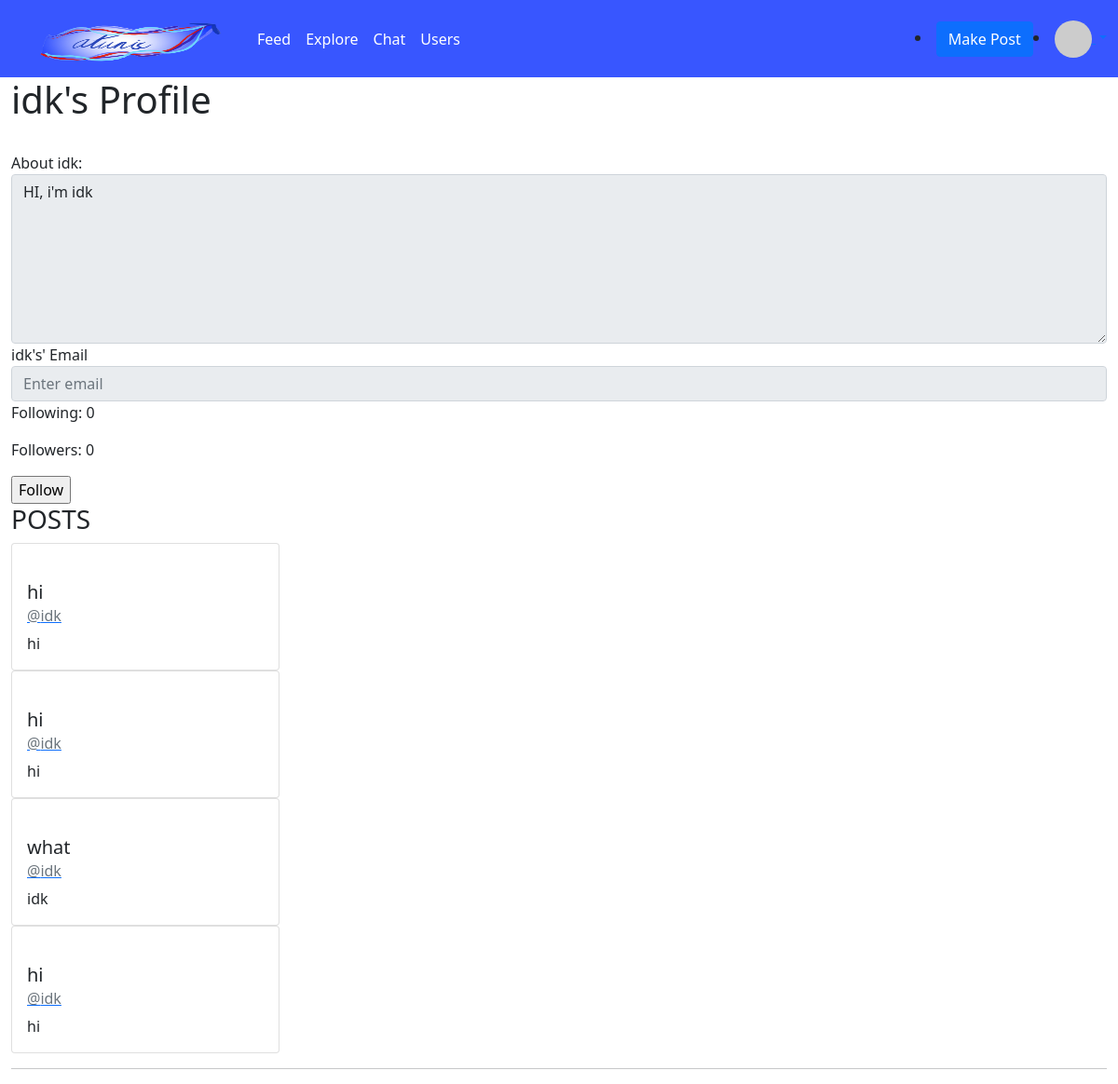
The page /media/profile/idk (signed in) on the database its author committed.
### code.py (models this page shows, shortened)
class users(db.Model):
    id = db.Column("id", db.Integer, primary_key=True)
    name = db.Column(db.String(100))
    email = db.Column(db.String(100))
    about_me = db.Column(db.String(400))
    password = db.Column(db.String(100))
    posts = db.relationship("Post", backref="author", lazy="dynamic")
    followed = db.relationship(
        "users",
        secondary=followers,
        primaryjoin=(followers.c.follower_id == id),
        secondaryjoin=(followers.c.followed_id == id),
        backref=db.backref("followers", lazy="dynamic"),
        lazy="dynamic",
    )
    liked = db.relationship(
        "PostLike", foreign_keys="PostLike.user_id", backref="user", lazy="dynamic"
    )
    def avatar(self):
        return (
            "https://www.gravatar.com/avatar/"
            + md5(self.email.encode()).hexdigest()
            + "?d=identicon"
        )
    def is_following(self, user):
        return self.followed.filter(followers.c.followed_id == user.id).count() > 0

class Post(db.Model):
    id = db.Column("id", db.Integer, primary_key=True)
    title = db.Column(db.String(100))
    body = db.Column(db.String(400))
    date = db.Column(db.String(100), index=True, default=datetime.datetime.utcnow)
    user_id = db.Column(db.Integer, db.ForeignKey("users.id"))
    likes = db.relationship("PostLike", backref="post", lazy="dynamic")

### media.py (the view)
@media.route("/profile/<usr>", methods=["GET", "POST"])
def profile(usr):
    if "user" not in session:
        return redirect(url_for("login"))
    if request.method == "POST":
        if request.form["button"] == "Follow":
            usr = users.query.filter_by(name=usr).first()
            us = users.query.filter_by(name=session["user"]).first()
            us.follow(usr)
            flash("Followed " + usr.name)
            db.session.commit()
            return redirect(url_for("media.profile", usr=usr.name))
        else:
            usr = users.query.filter_by(name=usr).first()
            us = users.query.filter_by(name=session["user"]).first()
            us.unfollow(usr)
            flash("Unfollowed " + usr.name)
            db.session.commit()
            return redirect(url_for("media.profile", usr=usr.name))
    else:
        try:
            usr = users.query.filter_by(name=usr).first()
        except:
            flash("No user found")
            return redirect(url_for("media.home"))
        followers = usr.followers.all()
        following = usr.followed.all()
        page = request.args.get("page", 1, type=int)
        posts = usr.posts.order_by(Post.date.desc()).paginate(
            page, POSTS_PER_PAGE, False
        )
        next_url = (
            url_for("media.profile", usr=usr.name, page=posts.next_num)
            if posts.has_next
            else None
        )
        prev_url = (
            url_for("media.profile", usr=usr.name, page=posts.prev_num)
            if posts.has_prev
            else None
        )
        return render_template(
            "profile.html",
            usr=usr,
            users=users,
            given_posts=posts.items,
            following=len(following),
            followers=len(followers),
            us=users.query.filter_by(name=session["user"]).first(),
            next_url=next_url,
            prev_url=prev_url,
        )

### templates/profile.html (shortened to what this page needs)
{% extends "media.html" %}
{% block content %}
    <h1>{{ usr.name }}'s Profile</h1>
    <form action="#" method="POST">
        <div class="form-group">
            <label for="formControlTextarea1">About {{usr.name}}: </label>
            <textarea class="form-control" id="formControlTextarea1" rows="7" readonly>{{usr.about_me}}</textarea>
        </div>
        <div class="form-group">
            <label for="inputEmail">{{usr.name}}'s' Email</label>
            <input type="email" class="form-control" id = "exampleInputEmail" name="email" placeholder="Enter email" value = "{{usr.email}}" readonly>
        </div>
    </form>
    <p>Following: {{following}}</p>
    <p>Followers: {{followers}}</p>
    <form method="POST">
    {% if not us.is_following(usr) %}
    <input type="submit" name="button" value="Follow">
    {% endif %}
    </form>
    <h3>POSTS</h3>
    {% for post in given_posts%}
    <div class="card" style="width: 18rem;">
        <div class="card-body">
            <h5 class="card-title">{{post.title}}</h5>
            <a href="/media/profile/{{post.author.name}}">
                <h6 class="card-subtitle mb-2 text-muted">@{{post.author.name}}</h6>
            </a>
            <p class="card-text">{{post.body}}</p>
        </div>
    </div>
    {% endfor %}
    <hr>
{% endblock %}

### rows shown on the page
users: name "idk", about_me "HI, i'm idk"
Post: title "hi", author.name "idk", body "hi"
Post: title "hi", author.name "idk", body "hi"
Post: title "what", author.name "idk", body "idk"
Post: title "hi", author.name "idk", body "hi"

### other values the page prints
{{ following }} "0"
{{ followers }} "0"
